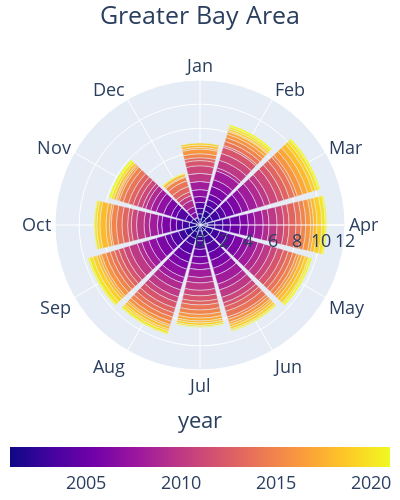

Notebook code cell kept with this figure:
### Markdown cell above
## save bar_polar plot for GBA

### Code cell
cities = np.unique(ar_stns['City'])

ar_cities = pd.DataFrame()
for c in cities:
    stn_sel = ar_stns[ar_stns['City']==c].index
    ar_city = acid_rain_df[acid_rain_df['station'].isin(stn_sel)]
    ar_city = ar_city.drop(columns=['station'])
    ar_city = ar_city.groupby(['year','month']).agg({lambda x: x.mean(skipna=True)})
    # ar_city['year'] = [i[0] for i in ar_city.index]
    # ar_city['month'] = [i[1] for i in ar_city.index]
    ar_city.columns = [i[0] for i in ar_city.columns]
    # ar_city['city'] = c
    ar_cities = pd.concat([ar_cities, ar_city], axis=0)

ar_cities = ar_cities.groupby(['year','month']).agg({lambda x: x.mean(skipna=True)})
ar_cities['year'] = [i[0] for i in ar_cities.index]
ar_cities['month'] = [i[1] for i in ar_cities.index]
ar_cities.columns = [i[0] for i in ar_cities.columns]
ar_cities = ar_cities.reindex(list(month_dict.values()),level=1) # reindex from Jan to Dec

fig = px.bar_polar(ar_cities, r="acid_perc", theta="month",
                            color="year", width=400,height=500, range_r=[0,12],
                            color_discrete_sequence= px.colors.sequential.Plasma_r)
fig.update(layout_coloraxis_showscale=True)
fig.update_layout(
    {
        "plot_bgcolor": "rgba(0, 0, 0, 0)",
        "margin":{"l":0,"r":0,"t":80,"b":100}
    })
fig.update_layout(
        font_size=18,
        title={
        'text' : 'Greater Bay Area',
        'x':0.5,
        'y':0.97,
        'xanchor': 'center',
        'yanchor': 'middle'
    })
fig.update_coloraxes(colorbar={'orientation':'h', 'thickness':20, 'y': -0.45, 'title_side':'top'})
fig.show()

fig.write_image('/Users/zeqinhuang/Documents/paper/acid_rain/Figures/bar_polar_for_acid_rain_percentage/GBA_acid_rain_percentage.pdf')

### Figure 1 — Plotly figure (JSON) as saved in the notebook; plotly's stock layout.template omitted (floating-point values rounded to 4 significant figures; data arrays with more than 128 entries replaced by an {"elided": "..."} marker saying what was removed)
{"data": [{"hovertemplate": "acid_perc=%{r}<br>month=%{theta}<br>year=%{marker.color}<extra></extra>", "legendgroup": "", "marker": {"color": {"elided": "252 int values"}, "coloraxis": "coloraxis", "pattern": {"shape": ""}}, "name": "", "r": {"elided": "252 float values"}, "showlegend": false, "subplot": "polar", "theta": {"elided": "252 str values"}, "type": "barpolar"}], "layout": {"barmode": "relative", "coloraxis": {"colorbar": {"orientation": "h", "thickness": 20, "title": {"side": "top", "text": "year"}, "y": -0.45}, "colorscale": [[0, "#0d0887"], [0.1111, "#46039f"], [0.2222, "#7201a8"], [0.3333, "#9c179e"], [0.4444, "#bd3786"], [0.5556, "#d8576b"], [0.6667, "#ed7953"], [0.7778, "#fb9f3a"], [0.8889, "#fdca26"], [1, "#f0f921"]], "showscale": true}, "font": {"size": 18}, "height": 500, "legend": {"tracegroupgap": 0}, "margin": {"b": 100, "l": 0, "r": 0, "t": 80}, "plot_bgcolor": "rgba(0, 0, 0, 0)", "polar": {"angularaxis": {"direction": "clockwise", "rotation": 90}, "domain": {"x": [0, 1], "y": [0, 1]}, "radialaxis": {"range": [0, 12]}}, "title": {"text": "Greater Bay Area", "x": 0.5, "xanchor": "center", "y": 0.97, "yanchor": "middle"}, "width": 400}}
